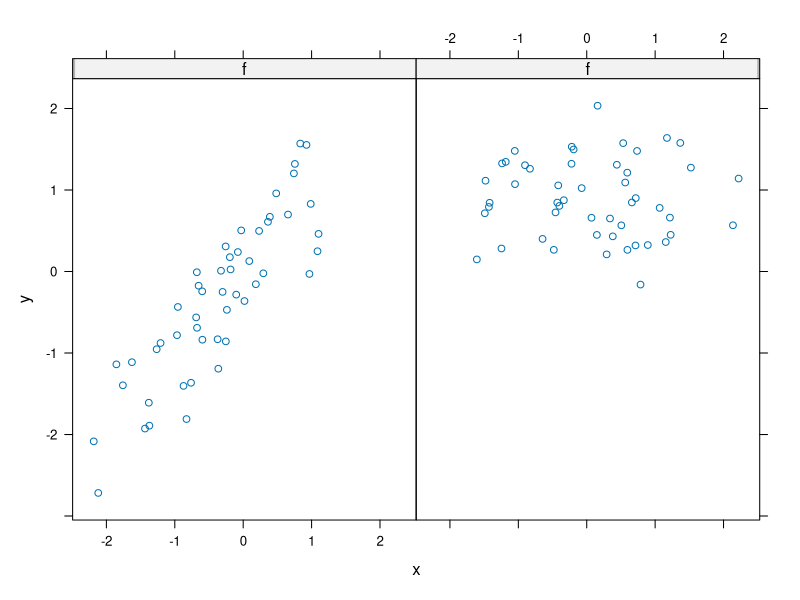
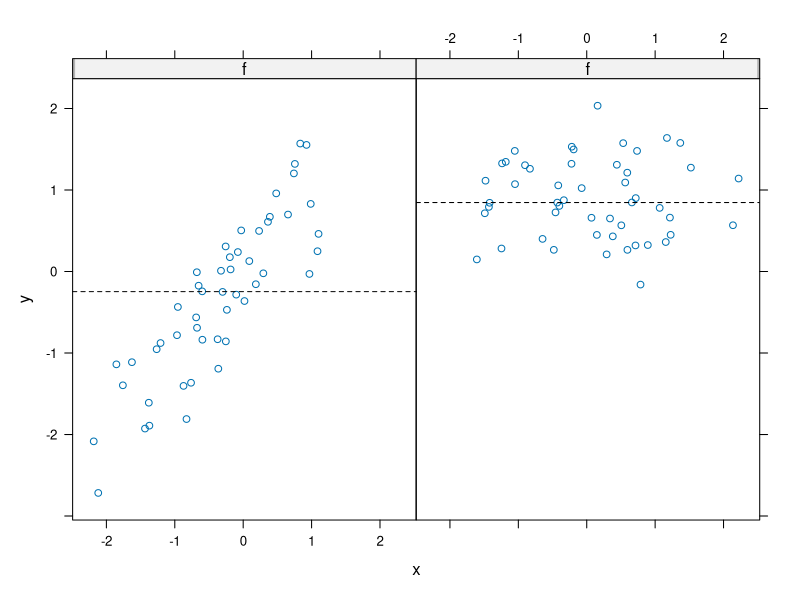
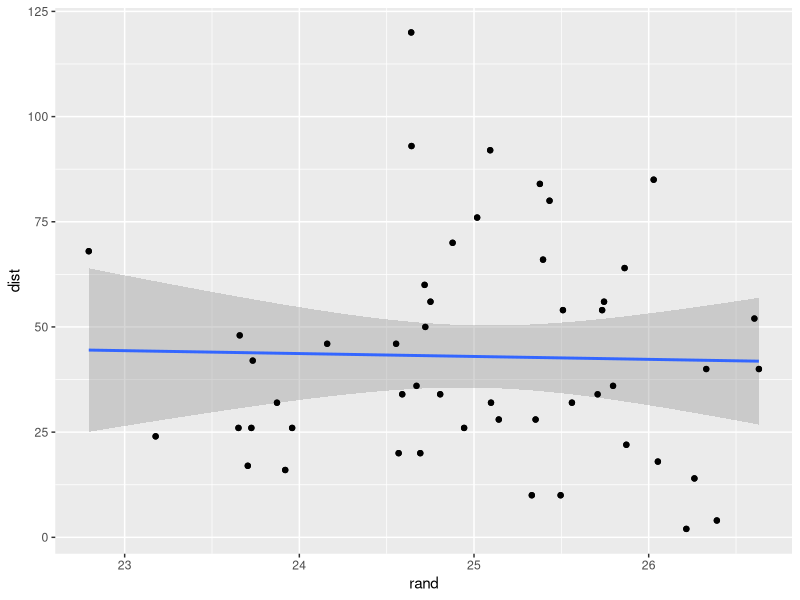
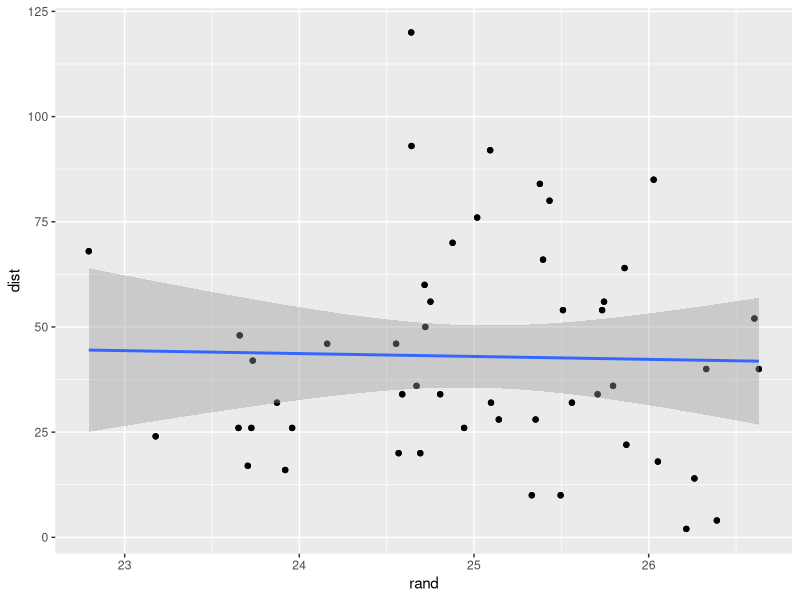

Reproduce these figures in R, in order.
#Lattice Panel Functions
library(lattice)

#Example 1
set.seed(10)
x<- rnorm(100)
f<- rep(0:1, each = 50) #50 0's and 50 1's 
y <- x+f-f*x + rnorm (100, sd=0.5)
xyplot(y~x|f, layout=c(2,1))

##creating custom panel function 
xyplot(y~x|f, panel= function (x,y, ...)
    { panel.xyplot(x,y,...)
    panel.abline(h=median(y), lty=2)
})

#Example2 - layering plots 
library(ggplot2)
str(cars)
cars$rand = rnorm(50, mean=25)

qplot(rand, dist, data=cars, geom=c("point", "smooth"),
      method='lm') +geom_point()

    #or
qplot(rand, dist, data=cars) + geom_point() + geom_smooth(method="lm")

